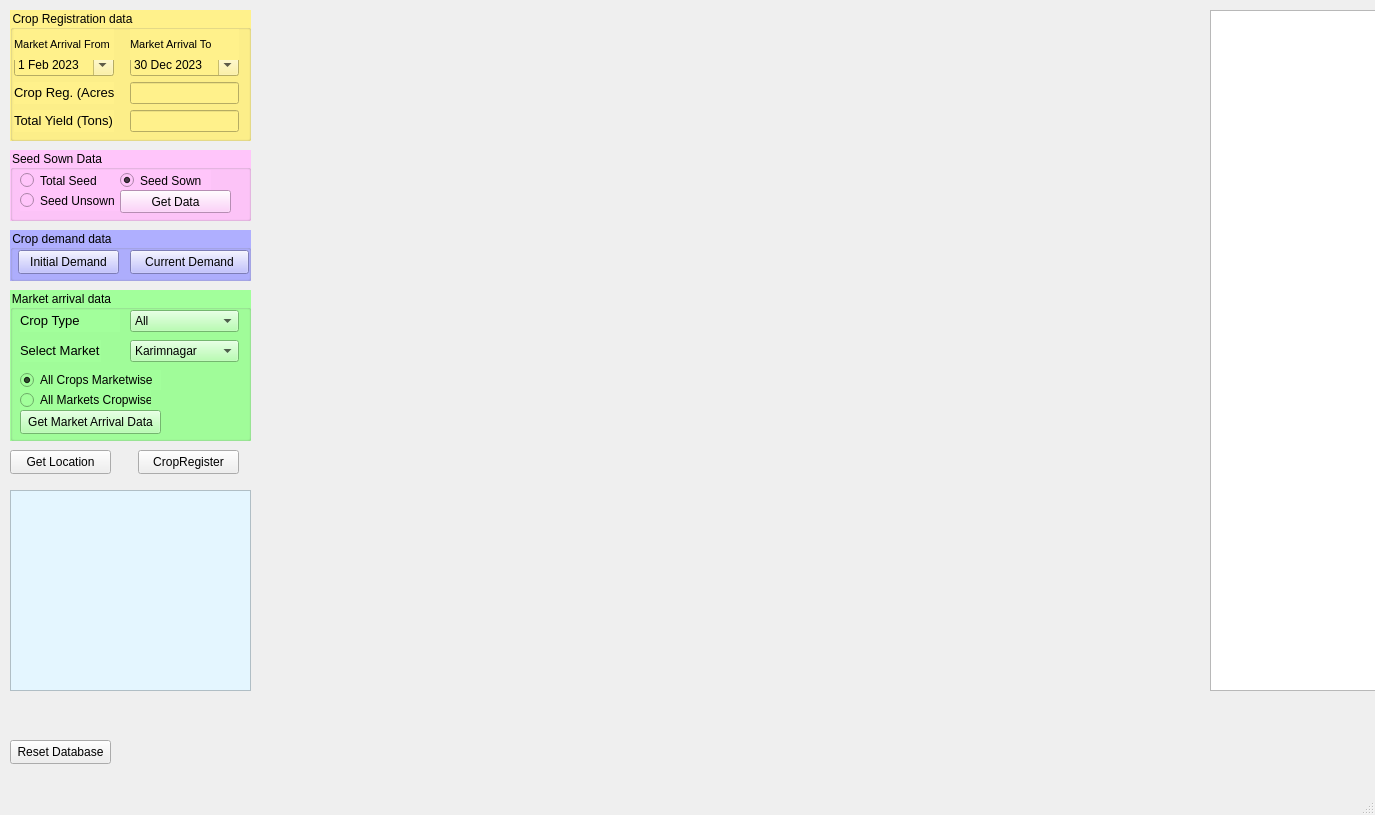
<?xml version="1.0" encoding="UTF-8"?>
<ui version="4.0">
 <class>MainWindow</class>
 <widget class="QMainWindow" name="MainWindow">
  <property name="geometry">
   <rect>
    <x>0</x>
    <y>0</y>
    <width>1375</width>
    <height>815</height>
   </rect>
  </property>
  <property name="windowTitle">
   <string>MainWindow</string>
  </property>
  <widget class="QWidget" name="centralwidget">
   <widget class="QTextEdit" name="textEdit_cropstatus">
    <property name="geometry">
     <rect>
      <x>10</x>
      <y>490</y>
      <width>241</width>
      <height>201</height>
     </rect>
    </property>
    <property name="styleSheet">
     <string notr="true">background-color: rgb(228, 246, 255);</string>
    </property>
   </widget>
   <widget class="QGroupBox" name="groupBox_2">
    <property name="geometry">
     <rect>
      <x>10</x>
      <y>150</y>
      <width>241</width>
      <height>71</height>
     </rect>
    </property>
    <property name="styleSheet">
     <string notr="true">background-color: rgb(255, 197, 250);</string>
    </property>
    <property name="title">
     <string>Seed Sown Data</string>
    </property>
    <widget class="QRadioButton" name="radioButton_totalseed">
     <property name="geometry">
      <rect>
       <x>10</x>
       <y>20</y>
       <width>101</width>
       <height>21</height>
      </rect>
     </property>
     <property name="text">
      <string>Total Seed</string>
     </property>
    </widget>
    <widget class="QRadioButton" name="radioButton_cropUNsown">
     <property name="geometry">
      <rect>
       <x>10</x>
       <y>40</y>
       <width>101</width>
       <height>21</height>
      </rect>
     </property>
     <property name="text">
      <string>Seed Unsown</string>
     </property>
    </widget>
    <widget class="QRadioButton" name="radioButton_cropSown">
     <property name="geometry">
      <rect>
       <x>110</x>
       <y>20</y>
       <width>91</width>
       <height>21</height>
      </rect>
     </property>
     <property name="text">
      <string>Seed Sown</string>
     </property>
     <property name="checked">
      <bool>true</bool>
     </property>
    </widget>
    <widget class="QPushButton" name="Get_Data_pushButton">
     <property name="geometry">
      <rect>
       <x>110</x>
       <y>40</y>
       <width>111</width>
       <height>23</height>
      </rect>
     </property>
     <property name="text">
      <string>Get Data</string>
     </property>
    </widget>
   </widget>
   <widget class="QPushButton" name="pushButton_CropRegister">
    <property name="geometry">
     <rect>
      <x>138</x>
      <y>450</y>
      <width>101</width>
      <height>24</height>
     </rect>
    </property>
    <property name="text">
     <string>CropRegister</string>
    </property>
   </widget>
   <widget class="QTableView" name="tableView_GetData">
    <property name="enabled">
     <bool>true</bool>
    </property>
    <property name="geometry">
     <rect>
      <x>1210</x>
      <y>10</y>
      <width>271</width>
      <height>681</height>
     </rect>
    </property>
   </widget>
   <widget class="QWidget" name="widget_plot" native="true">
    <property name="geometry">
     <rect>
      <x>720</x>
      <y>320</y>
      <width>491</width>
      <height>371</height>
     </rect>
    </property>
    <property name="acceptDrops">
     <bool>true</bool>
    </property>
   </widget>
   <widget class="QWidget" name="widgetCropDemand" native="true">
    <property name="geometry">
     <rect>
      <x>260</x>
      <y>0</y>
      <width>451</width>
      <height>311</height>
     </rect>
    </property>
   </widget>
   <widget class="QWidget" name="widgetSeed_Data_plot" native="true">
    <property name="geometry">
     <rect>
      <x>720</x>
      <y>0</y>
      <width>491</width>
      <height>311</height>
     </rect>
    </property>
   </widget>
   <widget class="QWidget" name="widgetCurrentCropDemand" native="true">
    <property name="geometry">
     <rect>
      <x>260</x>
      <y>320</y>
      <width>451</width>
      <height>371</height>
     </rect>
    </property>
   </widget>
   <widget class="QPushButton" name="pushButton_ResetDatabase">
    <property name="geometry">
     <rect>
      <x>10</x>
      <y>740</y>
      <width>101</width>
      <height>24</height>
     </rect>
    </property>
    <property name="text">
     <string>Reset Database</string>
    </property>
   </widget>
   <widget class="QGroupBox" name="groupBox_3">
    <property name="geometry">
     <rect>
      <x>10</x>
      <y>290</y>
      <width>241</width>
      <height>151</height>
     </rect>
    </property>
    <property name="styleSheet">
     <string notr="true">background-color: rgb(162, 255, 155);</string>
    </property>
    <property name="title">
     <string>Market arrival data</string>
    </property>
    <widget class="QRadioButton" name="radioButton_AllCrops_Marketwise">
     <property name="geometry">
      <rect>
       <x>10</x>
       <y>80</y>
       <width>141</width>
       <height>20</height>
      </rect>
     </property>
     <property name="text">
      <string>All Crops Marketwise</string>
     </property>
     <property name="checked">
      <bool>true</bool>
     </property>
    </widget>
    <widget class="QRadioButton" name="radioButton_All_Markets_Cropwise">
     <property name="geometry">
      <rect>
       <x>10</x>
       <y>100</y>
       <width>131</width>
       <height>20</height>
      </rect>
     </property>
     <property name="text">
      <string>All Markets Cropwise</string>
     </property>
    </widget>
    <widget class="QPushButton" name="pushButton_marketArrival">
     <property name="geometry">
      <rect>
       <x>10</x>
       <y>120</y>
       <width>141</width>
       <height>24</height>
      </rect>
     </property>
     <property name="text">
      <string>Get Market Arrival Data</string>
     </property>
    </widget>
    <widget class="QComboBox" name="comboBox_market">
     <property name="geometry">
      <rect>
       <x>120</x>
       <y>50</y>
       <width>109</width>
       <height>22</height>
      </rect>
     </property>
     <item>
      <property name="text">
       <string>Karimnagar</string>
      </property>
     </item>
     <item>
      <property name="text">
       <string>Shadnagar</string>
      </property>
     </item>
     <item>
      <property name="text">
       <string>Mahabubnagar</string>
      </property>
     </item>
     <item>
      <property name="text">
       <string>Kothagudem</string>
      </property>
     </item>
     <item>
      <property name="text">
       <string>Siddipet</string>
      </property>
     </item>
     <item>
      <property name="text">
       <string>Miryalaguda</string>
      </property>
     </item>
     <item>
      <property name="text">
       <string>Kamareddy</string>
      </property>
     </item>
     <item>
      <property name="text">
       <string>Ibrahimputnam</string>
      </property>
     </item>
     <item>
      <property name="text">
       <string>Jangaon</string>
      </property>
     </item>
    </widget>
    <widget class="QLabel" name="label">
     <property name="geometry">
      <rect>
       <x>10</x>
       <y>20</y>
       <width>100</width>
       <height>22</height>
      </rect>
     </property>
     <property name="font">
      <font>
       <pointsize>11</pointsize>
      </font>
     </property>
     <property name="text">
      <string>&lt;html&gt;&lt;head/&gt;&lt;body&gt;&lt;p&gt;&lt;span style=&quot; font-size:10pt;&quot;&gt;Crop Type&lt;/span&gt;&lt;/p&gt;&lt;/body&gt;&lt;/html&gt;</string>
     </property>
    </widget>
    <widget class="QComboBox" name="comboBox_CropType">
     <property name="geometry">
      <rect>
       <x>120</x>
       <y>20</y>
       <width>109</width>
       <height>22</height>
      </rect>
     </property>
     <item>
      <property name="text">
       <string>All</string>
      </property>
     </item>
    </widget>
    <widget class="QLabel" name="label_6">
     <property name="geometry">
      <rect>
       <x>10</x>
       <y>50</y>
       <width>81</width>
       <height>22</height>
      </rect>
     </property>
     <property name="text">
      <string>&lt;html&gt;&lt;head/&gt;&lt;body&gt;&lt;p&gt;&lt;span style=&quot; font-size:10pt;&quot;&gt;Select Market&lt;/span&gt;&lt;/p&gt;&lt;/body&gt;&lt;/html&gt;</string>
     </property>
    </widget>
   </widget>
   <widget class="QGroupBox" name="groupBox_4">
    <property name="geometry">
     <rect>
      <x>10</x>
      <y>10</y>
      <width>241</width>
      <height>131</height>
     </rect>
    </property>
    <property name="styleSheet">
     <string notr="true">background-color: rgb(255, 241, 139);</string>
    </property>
    <property name="title">
     <string>Crop Registration data</string>
    </property>
    <widget class="QLineEdit" name="lineEdit_Yield">
     <property name="geometry">
      <rect>
       <x>120</x>
       <y>100</y>
       <width>109</width>
       <height>22</height>
      </rect>
     </property>
    </widget>
    <widget class="QDateEdit" name="dateEdit_To">
     <property name="geometry">
      <rect>
       <x>120</x>
       <y>44</y>
       <width>109</width>
       <height>22</height>
      </rect>
     </property>
     <property name="calendarPopup">
      <bool>true</bool>
     </property>
     <property name="date">
      <date>
       <year>2023</year>
       <month>12</month>
       <day>30</day>
      </date>
     </property>
    </widget>
    <widget class="QLabel" name="label_3">
     <property name="geometry">
      <rect>
       <x>4</x>
       <y>100</y>
       <width>100</width>
       <height>22</height>
      </rect>
     </property>
     <property name="font">
      <font>
       <pointsize>11</pointsize>
      </font>
     </property>
     <property name="text">
      <string>&lt;html&gt;&lt;head/&gt;&lt;body&gt;&lt;p&gt;&lt;span style=&quot; font-size:10pt;&quot;&gt;Total Yield (Tons)&lt;/span&gt;&lt;/p&gt;&lt;/body&gt;&lt;/html&gt;</string>
     </property>
    </widget>
    <widget class="QDateEdit" name="dateEdit_From">
     <property name="geometry">
      <rect>
       <x>4</x>
       <y>44</y>
       <width>100</width>
       <height>22</height>
      </rect>
     </property>
     <property name="calendarPopup">
      <bool>true</bool>
     </property>
     <property name="currentSectionIndex">
      <number>0</number>
     </property>
     <property name="date">
      <date>
       <year>2023</year>
       <month>2</month>
       <day>1</day>
      </date>
     </property>
    </widget>
    <widget class="QLabel" name="label_4">
     <property name="geometry">
      <rect>
       <x>4</x>
       <y>19</y>
       <width>100</width>
       <height>31</height>
      </rect>
     </property>
     <property name="font">
      <font>
       <pointsize>8</pointsize>
      </font>
     </property>
     <property name="text">
      <string>Market Arrival From</string>
     </property>
    </widget>
    <widget class="QLabel" name="label_2">
     <property name="geometry">
      <rect>
       <x>4</x>
       <y>72</y>
       <width>100</width>
       <height>22</height>
      </rect>
     </property>
     <property name="font">
      <font>
       <pointsize>11</pointsize>
      </font>
     </property>
     <property name="text">
      <string>&lt;html&gt;&lt;head/&gt;&lt;body&gt;&lt;p&gt;&lt;span style=&quot; font-size:10pt;&quot;&gt;Crop Reg. (Acres)&lt;/span&gt;&lt;/p&gt;&lt;/body&gt;&lt;/html&gt;</string>
     </property>
    </widget>
    <widget class="QLineEdit" name="lineEdit_Acreage">
     <property name="geometry">
      <rect>
       <x>120</x>
       <y>72</y>
       <width>109</width>
       <height>22</height>
      </rect>
     </property>
    </widget>
    <widget class="QLabel" name="label_5">
     <property name="geometry">
      <rect>
       <x>120</x>
       <y>19</y>
       <width>109</width>
       <height>31</height>
      </rect>
     </property>
     <property name="font">
      <font>
       <pointsize>8</pointsize>
      </font>
     </property>
     <property name="text">
      <string>Market Arrival To</string>
     </property>
    </widget>
   </widget>
   <widget class="QPushButton" name="pushButton_GetLocation">
    <property name="geometry">
     <rect>
      <x>10</x>
      <y>450</y>
      <width>101</width>
      <height>24</height>
     </rect>
    </property>
    <property name="text">
     <string>Get Location</string>
    </property>
   </widget>
   <widget class="QGroupBox" name="groupBox">
    <property name="geometry">
     <rect>
      <x>10</x>
      <y>230</y>
      <width>241</width>
      <height>51</height>
     </rect>
    </property>
    <property name="styleSheet">
     <string notr="true">background-color: rgb(175, 175, 255);</string>
    </property>
    <property name="title">
     <string>Crop demand data</string>
    </property>
    <widget class="QPushButton" name="pushButton_cropdemand">
     <property name="geometry">
      <rect>
       <x>8</x>
       <y>20</y>
       <width>101</width>
       <height>24</height>
      </rect>
     </property>
     <property name="text">
      <string>Initial Demand</string>
     </property>
    </widget>
    <widget class="QPushButton" name="cropwisedata">
     <property name="geometry">
      <rect>
       <x>120</x>
       <y>20</y>
       <width>119</width>
       <height>24</height>
      </rect>
     </property>
     <property name="text">
      <string>Current Demand</string>
     </property>
    </widget>
   </widget>
  </widget>
  <widget class="QMenuBar" name="menubar">
   <property name="geometry">
    <rect>
     <x>0</x>
     <y>0</y>
     <width>1375</width>
     <height>22</height>
    </rect>
   </property>
  </widget>
  <widget class="QStatusBar" name="statusbar"/>
 </widget>
 <layoutdefault spacing="6" margin="11"/>
 <resources/>
 <connections/>
</ui>
